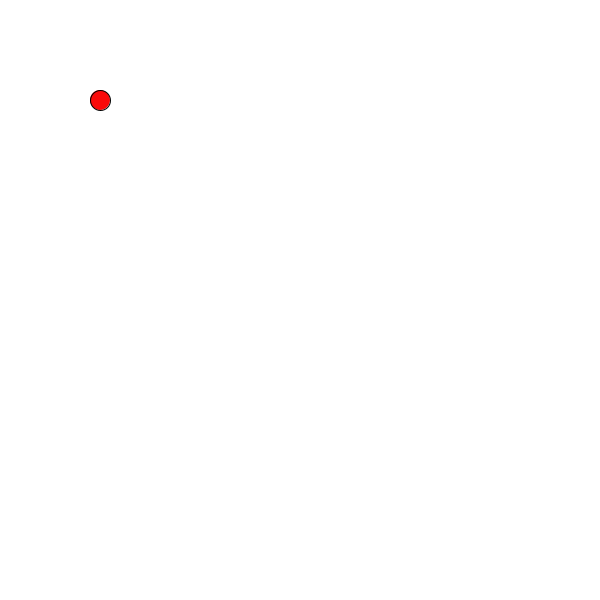
Frame 1 (no input)
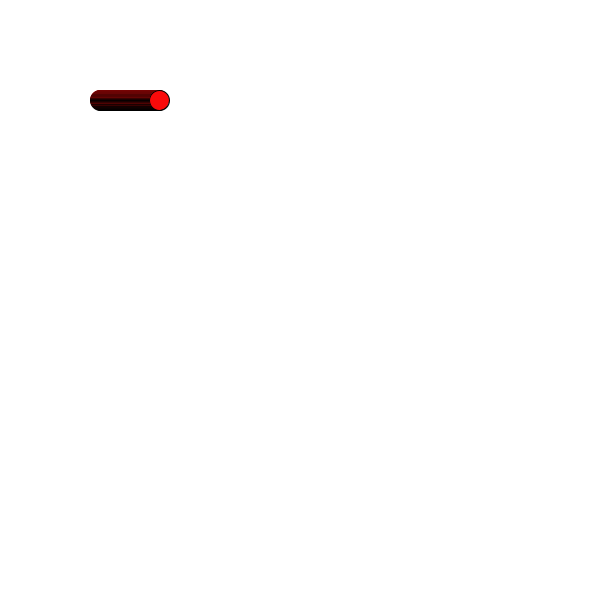
Frame 60 (the mouse pressed at the canvas centre just before this capture)
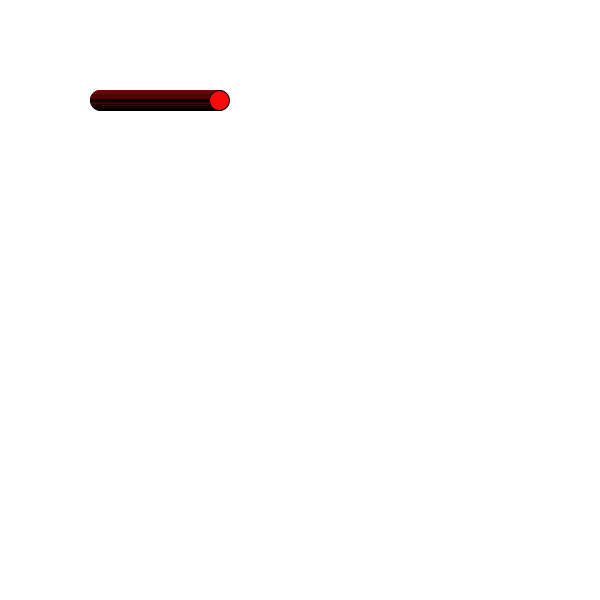
Frame 120 (the mouse held since frame 60 and released just before this capture)

The Processing sketch that drew these frames (run headless with seeded random() and noise(); from frame 60 on, the mouse is pressed at the canvas centre):

// Processing sketch: vierteVorlage
// ── vierteVorlage.pde
KREIS ball;

void setup()
{
  size(600,600);
  ball = new KREIS();
  background(255,255,255);
  
}

void draw()
{
  ball.Zeichne();
  ball.Bewege();
}

// ── KREIS.pde
class KREIS
{
  String farbe;
  int xPos;
  int yPos;
  int radius;
  
  KREIS()
  {
    farbe= "rot";
    xPos = 100;
    yPos = 100;
    radius = 20;
  }
  
  void Zeichne()
  {
    fill(250,10,10);
    ellipse(xPos,yPos,radius,radius);
  }
  
  void Bewege()
  {
         xPos= xPos +1;
  }
  
  
}
